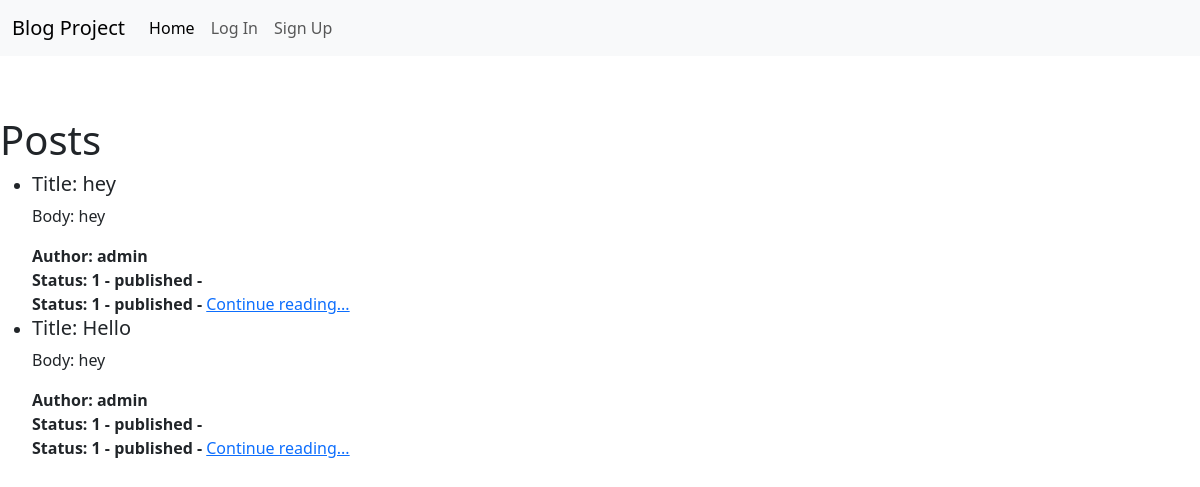
/posts/, run on the app's committed database.
### posts/models.py (models this page shows, shortened)
class Post(models.Model):
    title = models.CharField(max_length=128)
    subtitle = models.CharField(max_length=256)
    body = models.TextField()
    author = models.ForeignKey(
        get_user_model(),
        on_delete=models.CASCADE
    )
    status = models.ForeignKey(
        Status,
        on_delete=models.CASCADE
    )
    created_on = models.DateTimeField(auto_now_add=True)

class Status(models.Model):
    name = models.CharField(max_length=128, unique=True)
    description = models.CharField(max_length=256, help_text="Write a description about the status: ")
    def __str__(self):
        return f"{self.id} - {self.name} - {self.description}"

### posts/views.py (the view)
# urls.py: path("", PostListView.as_view(), name="post_list"),
class PostListView(ListView):
    template_name = "posts/list.html"
    context_object_name = "posts"
    def get_queryset(self):
        published_status = Status.objects.get(name="published")
        return Post.objects.filter(status=published_status).order_by("-created_on")
    def get_context_data(self, **kwargs):
        context = super().get_context_data(**kwargs)
        context["numbers"] = [1, 2, 3, 4, 5, 6]
        context["flag"] = True
        return context

### templates/posts/list.html (shortened to what this page needs)
{% extends 'base.html' %}
{% block content %}
<h1>Posts</h1>
<ul>
    {% for item in posts %}
    <li>
        <div>
            <h5>Title: {{ item.title }}</h5>
            <p>Body: {{ item.body|truncatechars:10 }}</p>
            <span><strong>Author: {{ item.author }}</strong></span>
            <br>
            <span><strong>Status: {{ item.status }}</strong></span>
            <br>
            <span><strong>Status: {{ item.status }}</strong></span>
            <a href="{% url 'post_detail' item.id %}">Continue reading...</a>
        </div>
    </li>
    {% endfor %}
</ul>
{% endblock content %}

### data on the page
Post: title "hey", body "hey", author "admin", status "1 - published -"
Post: title "Hello", body "hey", author "admin", status "1 - published -"
